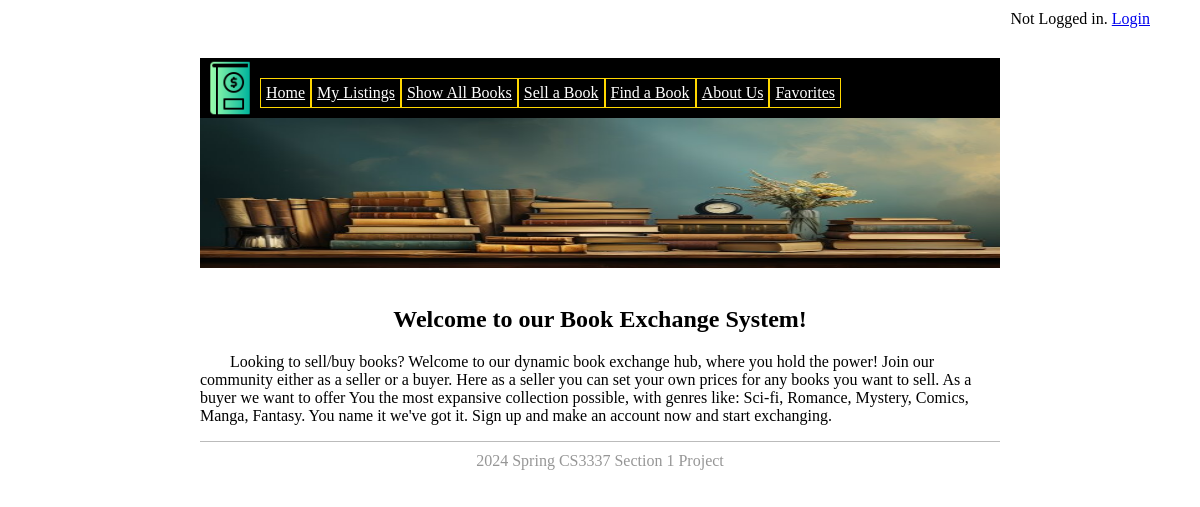
The page / on the database its author committed.
### bookMng/models.py (models this page shows, shortened)
class MainMenu(models.Model):
    item = models.CharField(max_length=200, unique=True)
    link = models.CharField(max_length=200, unique=True)

### bookMng/views.py (the view)
# urls.py: path('', views.index, name='index'),
def index(request):
    return render(request,
                  'bookMng/index.html',
                  {
                      'item_list': MainMenu.objects.all()
                  })

### bookEx/templates/bookMng/index.html
{% extends "base.html" %}
{% load static %}
{% block sidenav %}
    {% for item in item_list %}
     <li>
         <a href="{{ item.link }}"> {{ item.item }} </a>
     </li>
    {% endfor %}
{% endblock sidenav %}
{% block content %}
     <h1 align="center">Welcome to our Book Exchange System!</h1>
     <p> Looking to sell/buy books? Welcome to our dynamic book exchange hub,
         where you hold the power! Join our community either as a seller or a buyer.
         Here as a seller you can set your own prices for any books you want to sell.
         As a buyer we want to offer You the most expansive collection possible,
         with genres like: Sci-fi, Romance, Mystery, Comics, Manga, Fantasy.
         You name it we've got it. Sign up and make an account now and start exchanging.
     </p>
{% endblock content %}

### bookEx/static/main.css (style rules this page uses)
#nav li { float: left; font-size: 1em; list-style-type: none; border: 1.5px solid rgb(255, 215, 0); color: #4C4C4C; }
#nav li a { display: block; color: #FFFFFF; padding: 5px; }
p { text-indent: 3mm; text-indent: 30px; }

### rows shown on the page
MainMenu: item "Home"
MainMenu: item "My Listings"
MainMenu: item "Show All Books"
MainMenu: item "Sell a Book"
MainMenu: item "Find a Book"
MainMenu: item "About Us"
MainMenu: item "Favorites"
